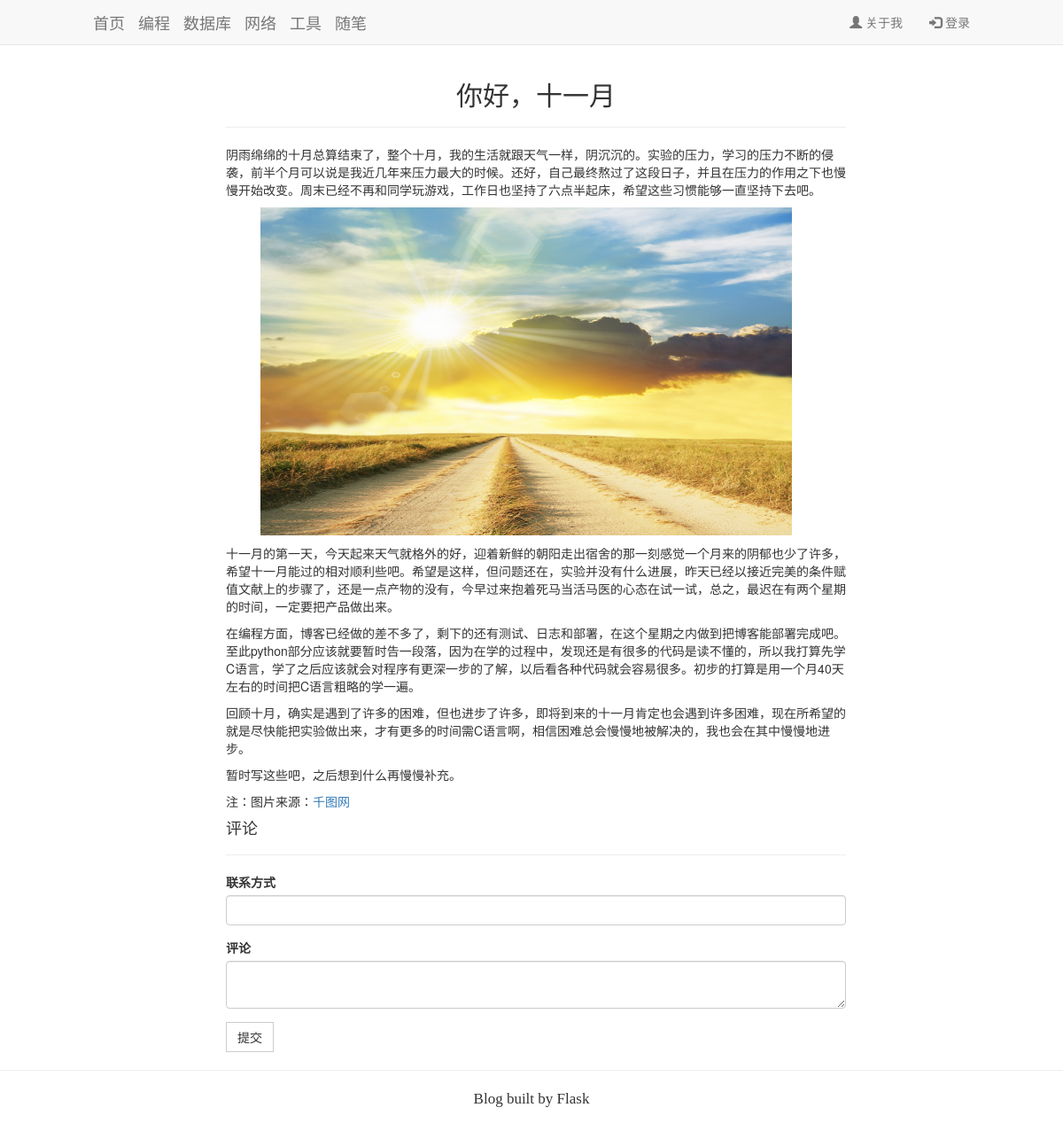
Screenshot of /post/2 with the database file from the repository.
### app/models.py (models this page shows, shortened)
class Post(db.Model):
    __tablename__ = 'posts'
    id = db.Column(db.Integer, primary_key=True)
    head_pic = db.Column(db.Text, default='/static/pic/test3.jpg')
    body_pic = db.Column(db.Text)
    title = db.Column(db.Text)
    body = db.Column(db.Text)
    abstract = db.Column(db.Text)
    tag = db.Column(db.Text)
    timestamp = db.Column(db.DateTime, index=True, default=datetime.utcnow)
    comments = db.relationship('Comment', backref='role')

### app/main/view.py (the view)
@main.route('/post/<int:id>', methods=['GET', 'POST'])
def post(id):
    form = CommentForm()
    if form.validate_on_submit():
        comment = Comment(body=form.comment.data, connection=form.connect.data, post_id=id)
        db.session.add(comment)
        return redirect(url_for('main.post', id=id))
    post = Post.query.get_or_404(id)
    comments = Comment.query.filter_by(post_id=id).order_by(Comment.timestamp.desc()).all()
    return render_template('view_post.html', post=post, form=form, comments=comments)

### app/main/Forms.py
class CommentForm(FlaskForm):
    connect = StringField('联系方式')
    comment = TextAreaField('评论', validators=[Required()])
    submit = SubmitField('提交')

### app/templates/view_post.html (shortened to what this page needs)
{% extends "base.html" %}
{% import "bootstrap/wtf.html" as wtf %}
{% block body %}
    <div class="container">
        <div class="post">
            <h2 align="center">{{ post.title }}</h2>
            <hr>
            <p>{{ post.body | safe }}</p>
            <h4>评论</h4>
            <hr>
            {{ wtf.quick_form(form) }}
        </div>
    </div>
{% endblock %}

### app/templates/base.html (shortened to what this page needs)
<!DOCTYPE html>
    <head>
        <link rel="stylesheet" href="https://cdn.bootcss.com/bootstrap/3.3.7/css/bootstrap.min.css"
>
        <link rel="stylesheet" href="{{ url_for('static', filename='css/customization.css')}}">
    </head>
    <nav class="navbar navbar-default navbar-fixed-top">
        <div class="container">
            <div class="navbar-header">
                <a class="navbar-brand" href="{{ url_for('.index') }}">首页</a>
                <a class="navbar-brand" href="{{ url_for('.code') }}">编程</a>
                <a class="navbar-brand" href="{{ url_for('.database') }}">数据库</a>
                <a class="navbar-brand" href="{{ url_for('.net') }}">网络</a>
                <a class="navbar-brand" href="{{ url_for('.tool') }}">工具</a>
                <a class="navbar-brand" href="{{ url_for('.essay') }}">随笔</a>
            </div>
            <ul class="nav navbar-nav navbar-right">
                <li><a href="{{ url_for('.about_me') }}"><span class="glyphicon glyphicon-user"></span> 关于我</a></li>
                {% if current_user.is_authenticated %}
                <li><a href="{{ url_for('.logout') }}"><span class="glyphicon glyphicon-log-out"></span> 退出</a></li>
                {% else %}
                <li><a href="{{ url_for('.login') }}"><span class="glyphicon glyphicon-log-in"></span> 登录</a></li>
                {% endif %}
            </ul>
        </div>
    </nav>
<body>
    {% block body %}{% endblock %}
    <div class="foot">
        <hr>
        <p>Blog built by Flask</p>
    </div>
</body>
</html>

### app/static/css/customization.css (style rules this page uses)
body { padding-top: 70px; }
.btn { border-radius: 0px }
.container { padding-right: 90px; padding-left: 90px; margin-right: auto; margin-left: auto; }
.post { max-width: 700px; margin-left: 150px; }
.foot { text-align: center; margin-bottom: 30px; font-size: 17px; font-family: Times; }

### rows the page displays
Post: title "你好，十一月", body "阴雨绵绵的十月总算结束了，整个十月，我的生活就跟天气一样，阴沉沉的。实验的压力，学习的压力不断的侵袭，前半个月可以说是我近几年来压力最大的时候。还好，自己最终熬过了这段日子，并且在压力的作用之下也慢慢开始改变。周末已经不再和同学玩游戏，工作日也坚持了六点半起床，希望这些习惯能够一直坚持下去吧。 十一月的第一天，今天起来天气就格外的好，迎着新鲜的朝阳走出宿舍的那一刻感觉一个月来的阴郁也少了许多，希望十一月能过的相对顺利些吧。希望是这样，但问题还在，实验并没有什么进展，昨天已经以接近完美的条件赋值文献上的步骤了，还是一点产物的没有，今早过来抱着死马当活马医的心态在试一试，总之，最迟在有两个星期的时间，一定要把产品做出来。 在编程方面，博客已经做的差不多了，剩下的还有测试、日志和部署，在这个星期之内做到把博客能部署完成吧。至此python部分应该就要暂时告一段落，因为在学的过程中，发现还是有很多的代码是读不懂的，所以我打算先学C语言，学了之后应该就会对程序有更深一步的了解，以后看各种代码就会容易很多。初步的打算是用一个月40天左右的时间把C语言粗略的学一遍。 回顾十月，确实是遇到了许多的困难，但也进步了许多，即将到来的十一月肯定也会遇到许多困难，现在所希望的就是尽快能把实验做出来，才有更多的时间需C语言啊，相信困难总会慢慢地被解决的，我也会在其中慢慢地进步。 暂时写这些吧，之后想到什么再慢慢补充。 注：图片来源： 千图网", body (picture)
